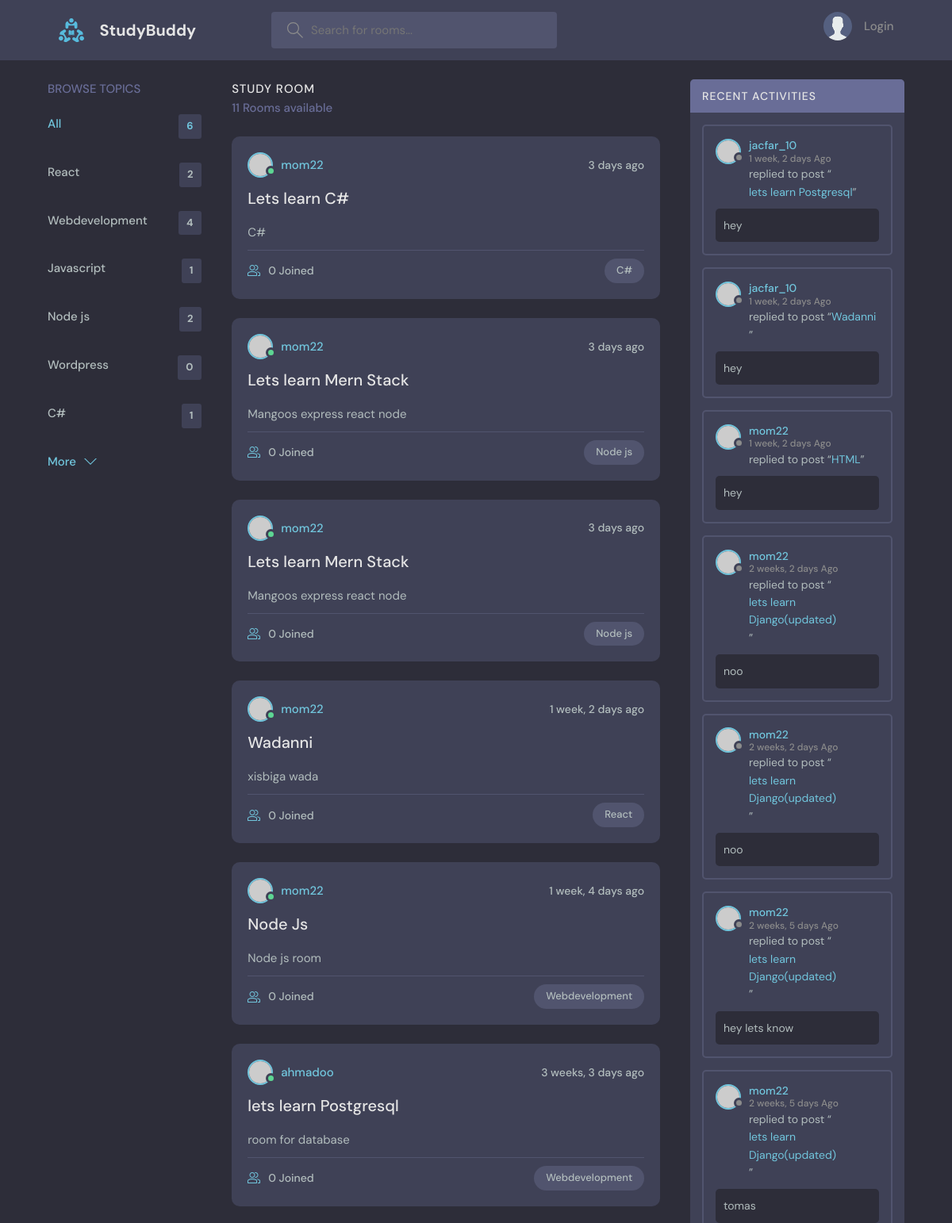
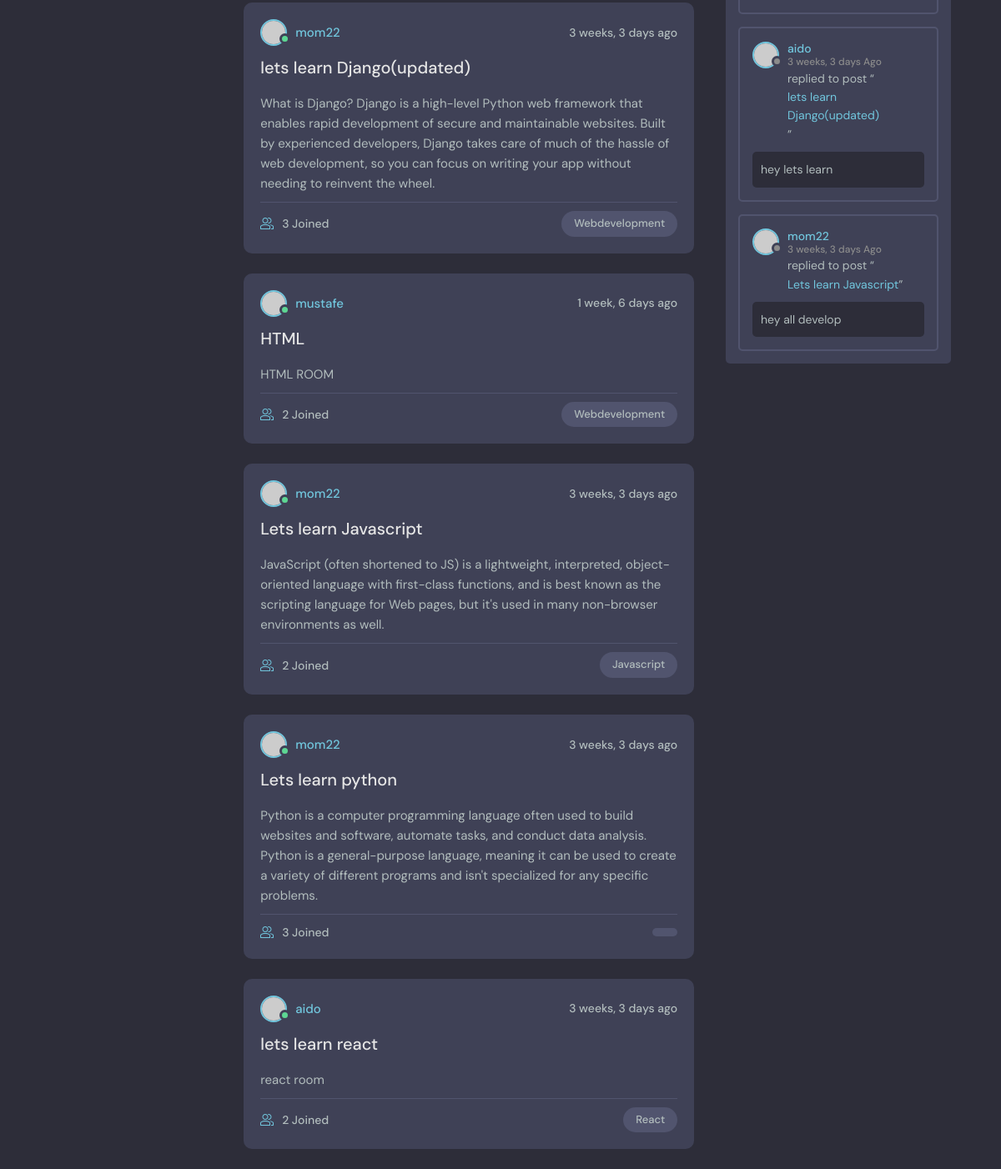
The page / on the database its author committed (2 pictures, top to bottom).
### base/models.py (models this page shows, shortened)
class Topic(models.Model):
    name= models.CharField(max_length=200)

class Room(models.Model):
    topic= models.ForeignKey(Topic, on_delete= models.SET_NULL, null= True)
    host= models.ForeignKey(User, on_delete= models.SET_NULL, null= True)
    name= models.CharField(max_length=100)
    description = models.TextField(null= True, blank= True)
    participants= models.ManyToManyField(User, related_name= 'participants', blank= True)
    updated= models.DateTimeField(auto_now= True)
    created= models.DateTimeField(auto_now_add= True)
    class Meta:
        ordering= ['-updated', '-created']
    def __str__(self):
        return self.name

class Message(models.Model):
    user= models.ForeignKey(User, on_delete= models.CASCADE, blank= True, null= True)
    room= models.ForeignKey(Room, on_delete= models.CASCADE)
    body= models.TextField()
    updated= models.DateTimeField(auto_now= True)
    created= models.DateTimeField(auto_now_add= True)
    class Meta:
        ordering= ['-updated', '-created']
    def __str__(self):
        return self.body[0:15]

### base/views.py (the view)
# urls.py: path('', views.home, name='home'),
def home(request):
    q= request.GET.get('q') if request.GET.get('q') != None else ''
    rooms= Room.objects.filter(Q(topic__name__icontains= q) |
                               Q(description__icontains= q)
                               )
    room_count= rooms.count()
    topics= Topic.objects.all()
    recent_messages= Message.objects.filter(Q(room__topic__name__icontains= q))
    context= {'rooms': rooms, 'topics': topics, 'room_count': room_count,
              'recent_messages': recent_messages}
    return render(request, 'base/home.html', context)

### base/templates/base/home.html (shortened to what this page needs)
{% extends 'main.html' %}
{% load static %}
{% block content %}
    <main class="layout layout--3">
      <div class="container">
        {% include 'base/topics_component.html'%}
        <div class="roomList">
          <div class="roomList__header">
            <div>
              <h2>Study Room</h2>
              <p>{{rooms.count}} Rooms available</p>
            </div>
          </div>
          {% include 'base/feed_component.html'%}
        </div>
        <div class="activities">
          <div class="activities__header">
            <h2>Recent Activities</h2>
          </div>
          {% include 'base/activaty.html' %}
        </div>
      </div>
    </main>
{%endblock content%}

### base/templates/base/topics_component.html
<div class="topics">
  <div class="topics__header">
    <h2>Browse Topics</h2>
  </div>
  <ul class="topics__list">
    <li>
      <a href="{% url 'home'%}" class="active">All <span>{{topics.count}}</span></a>
    </li>
    {% for topic in topics%}
    <li>
      <a href="{%url 'home' %}?q={{topic.name}}">{{topic.name}} <span>{{topic.room_set.all.count}}</span></a>
    </li>
    {%endfor%}
  </ul>
  <a class="btn btn--link" href="{% url 'topics' %}">
    More
    <svg version="1.1" xmlns="http://www.w3.org/2000/svg" width="32" height="32" viewBox="0 0 32 32">
      <title>chevron-down</title>
      <path d="M16 21l-13-13h-3l16 16 16-16h-3l-13 13z"></path>
    </svg>
  </a>
</div>

### base/templates/base/feed_component.html (shortened to what this page needs)
{%for room in rooms%}
        <div class="roomListRoom">
          <div class="roomListRoom__header">
            <a href="{% url 'profile' room.host.id %}" class="roomListRoom__author">
              <div class="avatar avatar--small active">
                <img src="https://randomuser.me/api/portraits/men/11.jpg" />
              </div>
              <span>{{room.host.username}}</span>
            </a>
            <div class="roomListRoom__actions">
              <span>{{room.created|timesince}} ago</span>
            </div>
          </div>
          <div class="roomListRoom__content">
            <a href="{% url 'room' room.id %}">{{room.name}}</a>
            <p>
              {{room.description}}
            </p>
          </div>
          <div class="roomListRoom__meta">
            <a class="roomListRoom__joined">
                 {{room.participants.all.count}} Joined
            </a>
            <p class="roomListRoom__topic">{{room.topic.name}}</p>
          </div>
        </div>
{%endfor%}

### base/templates/base/activaty.html (shortened to what this page needs)
        {% for message in recent_messages%}
        <div class="activities__box">
              <div class="activities__boxHeader roomListRoom__header">
                <a href="{% url 'profile' message.user.id%}" class="roomListRoom__author">
                  <div class="avatar avatar--small">
                    <img src="https://randomuser.me/api/portraits/women/11.jpg" />
                  </div>
                  <p>
                    {{message.user}}
                    <span>{{message.created|timesince}} Ago</span>
                  </p>
                </a>
              </div>
              <div class="activities__boxContent">
                <p>replied to post “<a href="{% url 'room' message.room.id%}">{{message.room}}</a>”</p>
                <div class="activities__boxRoomContent">
                     {{message}}
                </div>
              </div>
            </div>
        {% endfor %}

### rows shown on the page
Topic: name "React", room_set.all.count "2"
Topic: name "Webdevelopment", room_set.all.count "4"
Topic: name "Javascript", room_set.all.count "1"
Topic: name "Node js", room_set.all.count "2"
Topic: name "Wordpress", room_set.all.count "0"
Topic: name "C#", room_set.all.count "1"
Room: host.username "mom22", created "3 days", name "Lets learn C#", description "C#", participants.all.count "0", topic.name "C#"
Room: host.username "mom22", created "3 days", name "Lets learn Mern Stack", description "Mangoos express react node", participants.all.count "0", topic.name "Node js"
Room: host.username "mom22", created "3 days", name "Lets learn Mern Stack", description "Mangoos express react node", participants.all.count "0", topic.name "Node js"
Room: host.username "mom22", created "1 week, 2 days", name "Wadanni", description "xisbiga wada", participants.all.count "0", topic.name "React"
Room: host.username "mom22", created "1 week, 4 days", name "Node Js", description "Node js room", participants.all.count "0", topic.name "Webdevelopment"
Room: host.username "ahmadoo", created "3 weeks, 3 days", name "lets learn Postgresql", description "room for database", participants.all.count "0", topic.name "Webdevelopment"
Room: host.username "mom22", created "3 weeks, 3 days", name "lets learn Django(updated)", description "What is Django? Django is a high-level Python web framework that enables rapid development of secure and maintainable websites. Built by experienced developers, Django takes care of much of the hassle of web development, so you can focus on writing your app without needing to reinvent the wheel.", participants.all.count "3", topic.name "Webdevelopment"
Room: host.username "mustafe", created "1 week, 6 days", name "HTML", description "HTML ROOM", participants.all.count "2", topic.name "Webdevelopment"
Room: host.username "mom22", created "3 weeks, 3 days", name "Lets learn Javascript", description "JavaScript (often shortened to JS) is a lightweight, interpreted, object-oriented language with first-class functions, and is best known as the scripting language for Web pages, but it's used in many non-browser environments as well.", participants.all.count "2", topic.name "Javascript"
Room: host.username "mom22", created "3 weeks, 3 days", name "Lets learn python", description "Python is a computer programming language often used to build websites and software, automate tasks, and conduct data analysis. Python is a general-purpose language, meaning it can be used to create a variety of different programs and isn't specialized for any specific problems.", participants.all.count "3"
Room: host.username "aido", created "3 weeks, 3 days", name "lets learn react", description "react room", participants.all.count "2", topic.name "React"
Message: user "jacfar_10", created "1 week, 2 days", room "lets learn Postgresql", body "hey"
Message: user "jacfar_10", created "1 week, 2 days", room "Wadanni", body "hey"
Message: user "mom22", created "1 week, 2 days", room "HTML", body "hey"
Message: user "mom22", created "2 weeks, 2 days", room "lets learn Django(updated)", body "noo"
Message: user "mom22", created "2 weeks, 2 days", room "lets learn Django(updated)", body "noo"
Message: user "mom22", created "2 weeks, 5 days", room "lets learn Django(updated)", body "hey lets know"
Message: user "mom22", created "2 weeks, 5 days", room "lets learn Django(updated)", body "tomas"
Message: user "aido", created "3 weeks, 3 days", room "lets learn Django(updated)", body "hey lets learn"
Message: user "mom22", created "3 weeks, 3 days", room "Lets learn Javascript", body "hey all develop"

### other values the page prints
{{ topics.count }} "6"
{{ rooms.count }} "11"
